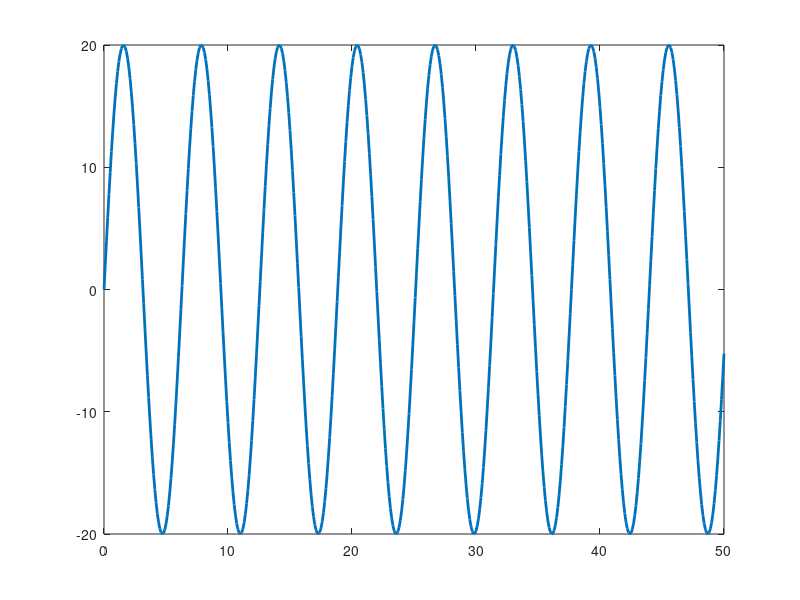

Write the MATLAB code that produced this figure. (Note: this script raises an error after producing the figure.)
close all;
clear all;
clc;
Ad=-11;
Bd=-7;
Cd=-7;
Dd=0;

x0=4;
t=0:0.1:50;
yref= 20*sin(t);

figure(1);
plot(t,yref,'Linewidth',2);

R=2; %1 bemenet
Q=500; %1kimenet

Fi=Ad;
Ga=Bd;

se=abs(eig(Ad)) % a rendszer instabil

if rank(ctrb(Ad,Bd)) == rank(Ad)
    disp('Iranyithato')
else
    disp('Nem iranyithato')
end

if rank(obsv(Ad,Cd)) == rank(Ad)
    disp('Megfigyelheto')
else
    disp('Nem megfigyelheto')
end

    Pdare=dare(Fi, Ga,Cd'*Q*Cd,R)
    P=Diszkret_schur(Ad,Bd,Cd'*Q*Cd,R)

    K1=-(R+Ga'*P*Ga)^-1*Ga'*P*Fi; %szabalyzo visszacsatolt erositese
    K2=(R+Ga'*P*Ga)^-1*Ga'*((1-Fi-Ga*K1)')^-1*Cd'*Q; %szabalyzo elorecsatolt erositese

    % ciklus szimulaciot + szabalyozast
    yref=yref';
    for i=1:length(t)
       u(i)=K1*x0+K2*yref(i);
       y(i)=Cd*x0;
       ujxx=Fi*x0+Ga*u(i);
       x0=ujxx;
    end

    figure(1)
    hold on
    plot(t,y)
    title("Vegtelen horizont szabalyzott kimenetek es referenciak");
    legend('Referencia','kimenet');

%     figure(2)
%     hold on
%     plot(yref,y);
%     legend("referencia", "szabalyzott kiemenet");
%     title("Vegtelen horizont szabalyzott kimenete es referencia");